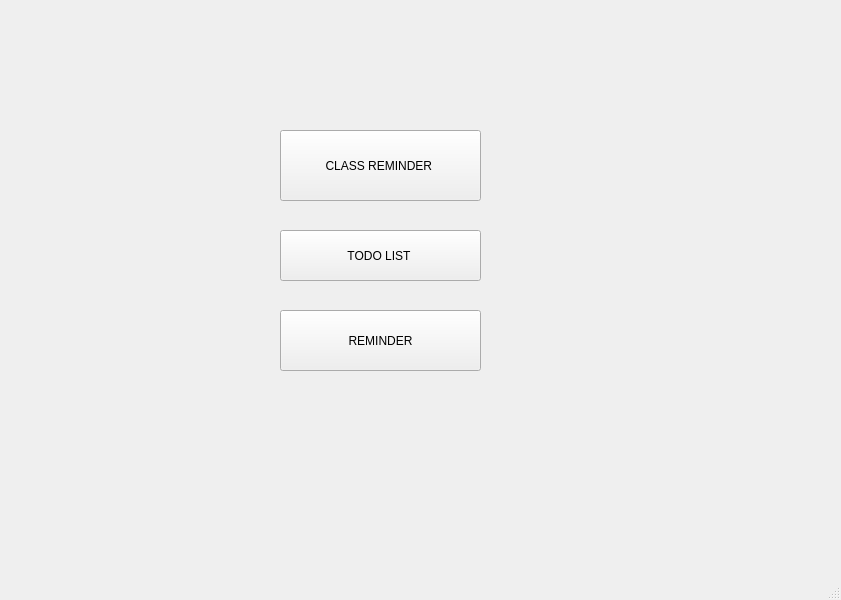
<?xml version="1.0" encoding="UTF-8"?>
<ui version="4.0">
 <class>Menu</class>
 <widget class="QMainWindow" name="Menu">
  <property name="geometry">
   <rect>
    <x>0</x>
    <y>0</y>
    <width>841</width>
    <height>600</height>
   </rect>
  </property>
  <property name="windowTitle">
   <string>MainWindow</string>
  </property>
  <widget class="QWidget" name="centralwidget">
   <widget class="QPushButton" name="pushButton">
    <property name="geometry">
     <rect>
      <x>280</x>
      <y>130</y>
      <width>201</width>
      <height>71</height>
     </rect>
    </property>
    <property name="text">
     <string>CLASS REMINDER </string>
    </property>
   </widget>
   <widget class="QPushButton" name="pushButton_2">
    <property name="geometry">
     <rect>
      <x>280</x>
      <y>230</y>
      <width>201</width>
      <height>51</height>
     </rect>
    </property>
    <property name="text">
     <string>TODO LIST </string>
    </property>
   </widget>
   <widget class="QPushButton" name="pushButton_3">
    <property name="geometry">
     <rect>
      <x>280</x>
      <y>310</y>
      <width>201</width>
      <height>61</height>
     </rect>
    </property>
    <property name="text">
     <string>REMINDER</string>
    </property>
   </widget>
  </widget>
  <widget class="QStatusBar" name="statusbar"/>
 </widget>
 <resources/>
 <connections/>
</ui>
